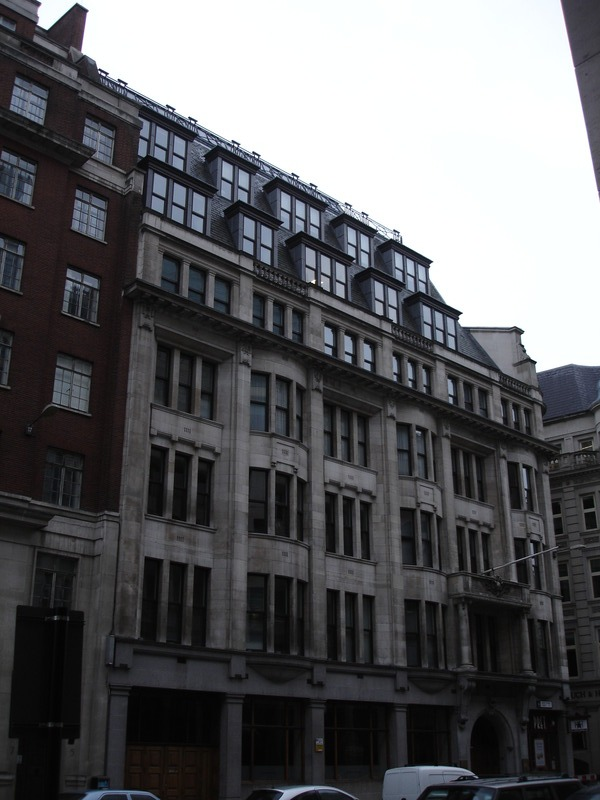
%> input picture DZO/HW1/images/L.jpg, 600 x 800 px
$ octave hw_histogram_1.m   (GNU Octave 9; MATLAB toolbox functions it lacks are replaced by stand-ins)
%> lines starting %> are read from the running program, lines starting %| are printed output that depends on the picture
### DZO/HW1/get_image.m
function im = get_image(fname)
%> called with fname = 'images/L.jpg'
% function im = get_image(fname)
% INPUT:
%   'fname': a full path to the file
% OUTPUT:
%   'im': a 2D matrix with an image.
%       class(im) is double. 'im' is normalized to range [0, 1].
%       If 'fname' is a color image, the color channels are
%       averaged so that 'im' is grayscale.

im = imread(fname);
%> im is the input picture: size 800x600x3 uint8; mean R, G, B 93.9, 94.3, 96.8

im = im2double(im);
%> im: size 800x600x3 double
% that is equivalent to double(im)/255 for 8-bit images.

% if the image has color channels, convert it to grayscale.
% average the channels:
im = mean(im, 3);
%> im: size 800x600 double
% (Note: could use 'im = rgb2gray(im)' which is peceptually more
%  accurate)

### DZO/HW1/image_hist_cdf.m
function [bin_centers, h, cdf] = image_hist_cdf(im, Nbins)
%> called with Nbins = 256
% function [bin_centers, h, cdf] = image_hist_cdf(im, Nbins)
% INPUT:
% im: image is assumed to be of float type (single or double)
%   and in range <0, 1>.
%
% Nbins: required number of bins of histogram. Must be >1.
%
% OUTPUT:
%
% the bins have uniform widths, the first and last ones are at
% 0 and 1, respectively.
%
% bin_centers: locations of bins.
% h: counts in histogram bins
% cdf: cumulative distribution function. sum(cdf) = 1.

bin_centers = linspace(0, 1, Nbins);
h = hist(im(:), bin_centers);
%> h = 256 values, max 65309 at index 256, min 6 at index 1, mean 1875
cdf = cumsum(h); cdf=cdf/cdf(end);
%> after `cdf = cumsum(h)`: cdf = 256 values from 6 to 480000
%> after `cdf=cdf/cdf(end)`: cdf = 256 values from 1.25e-05 to 1

### DZO/HW1/showim_hist_cdf.m
function showim_hist_cdf(im)
% function showim_hist_cdf(im)
% shows the image im, its histogram and CDF.

figure;
subplot(2,2,1);
image(repmat(im, [1 1 3]));
axis image off;

Nbins = 256;
[bin_centers, h, cdf] = image_hist_cdf(im, Nbins);
subplot(2,2,2);
plot(bin_centers, h);
title('image histogram');
xlabel('intensity');
ylabel('counts');

subplot(2,2,3);
plot(bin_centers, cdf);
title('intensity CDF');
xlabel('intensity');

### DZO/HW1/transform_by_lut.m
function out = transform_by_lut(M, lut)
% function out = transform_by_lut(M, lut)
%
% performs transformation of matrix M by a look-up table LUT.

N = length(lut);

% map value=0 to idx=1, and
%     value=1 to idx=N

idx = round( M*(N-1)+1 );

% this would be needed if no values in M are <0 or >1:
idx(idx<1) = 1;
idx(idx>N) = N;

out = lut(idx);

### DZO/HW1/hw_histogram_1.m
% get an image:
im = get_image('images/L.jpg');

% display it:
figure();
imshow(im);

% get histogram and CDF:
Nbins = 256;
[bin_centers, h, cdf] = image_hist_cdf(im, Nbins);
%> bin_centers = 256 values from 0 to 1; cdf = 256 values from 1.25e-05 to 1

% plot histogram:
figure();
plot(bin_centers, h);
title('image histogram');
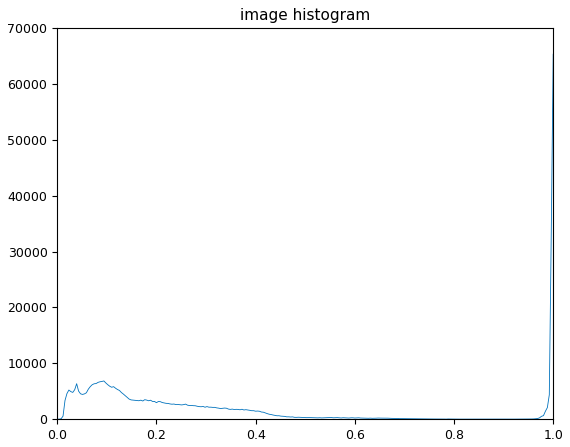
%> figure redrawn from the program's plot data; curve peaks at x = 1, y = 65309

% show CDF:
figure();
plot(bin_centers, cdf);
title('intensity CDF');
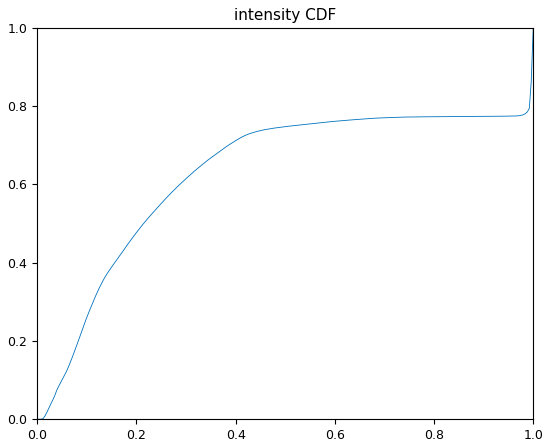
%> figure redrawn from the program's plot data; curve peaks at x = 1, y = 1

% Showing these three (im, its histogram and CDF) will be quite handy
% for other tasks as well, so why not to put it to a separate
% function. Make the function yourself. It should produce the result
% similar to this one:
showim_hist_cdf(im);
%> in showim_hist_cdf, `[bin_centers, h, cdf] = image_hist_cdf(im, Nbins);`: bin_centers = 256 values from 0 to 1
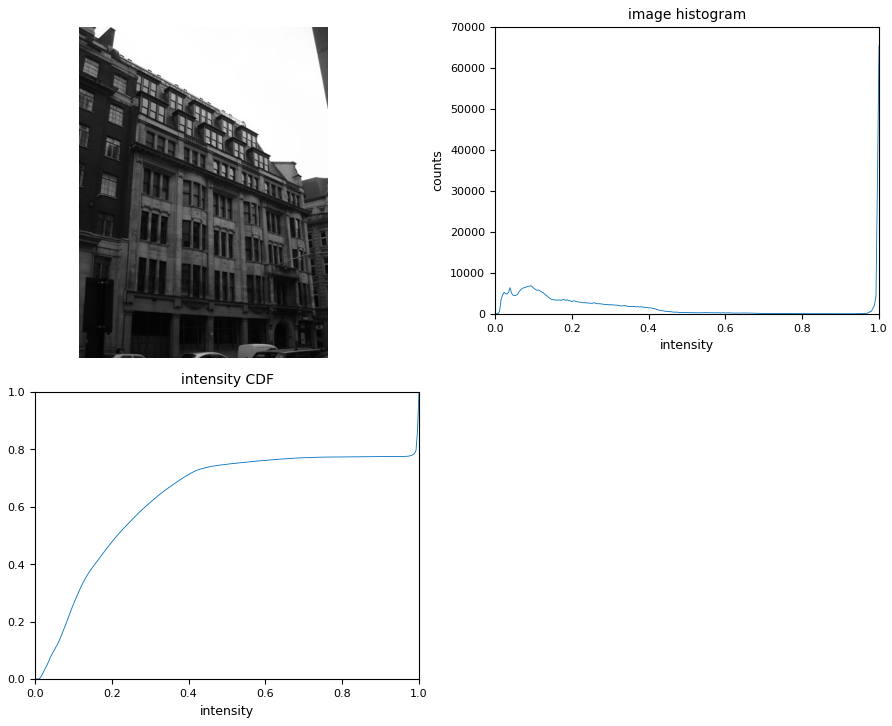
%> figure redrawn from the program's plot data, 3 panels

% Now make a simple LUT which performs negative transform:
lut_neg = linspace(1, 0, Nbins);

% and display it:
figure();
plot(bin_centers, lut_neg);
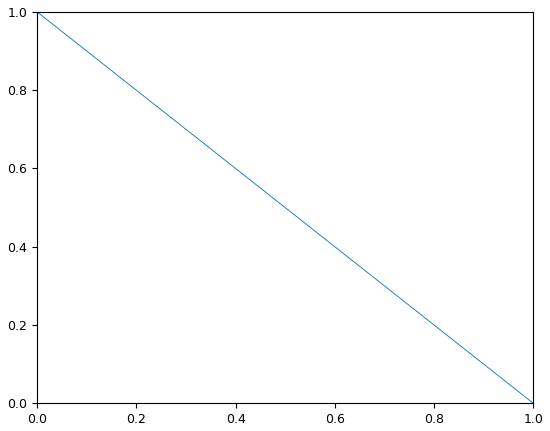
%> figure redrawn from the program's plot data; curve peaks at x = 0, y = 1

% use it to transform im to negative:
im_neg = transform_by_lut(im, lut_neg);
%> in transform_by_lut, `out = lut(idx);`:
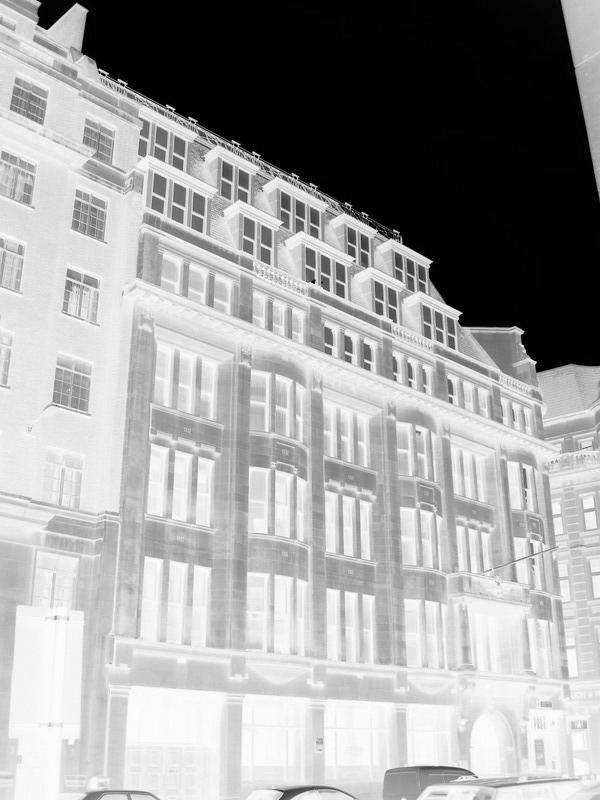
%> out: size 800x600 double; min 0, max 1, mean 0.627

% and show it:
showim_hist_cdf(im_neg);
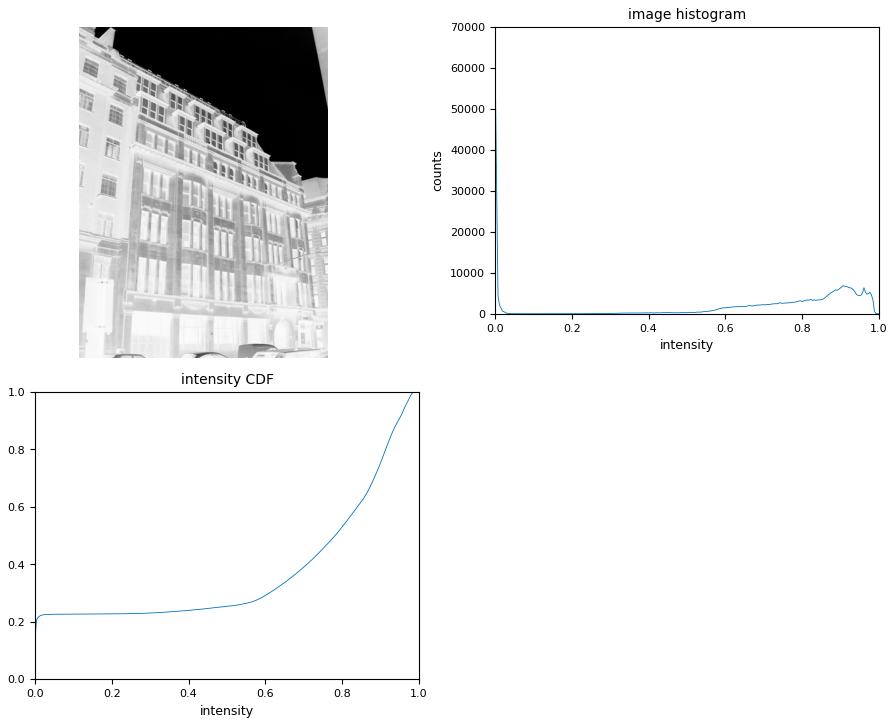
%> figure redrawn from the program's plot data, 3 panels

% Note the differences with the original image its histogram and CDF.

$ run again, with DZO/HW1/images/CM1.jpg copied over DZO/HW1/images/L.jpg
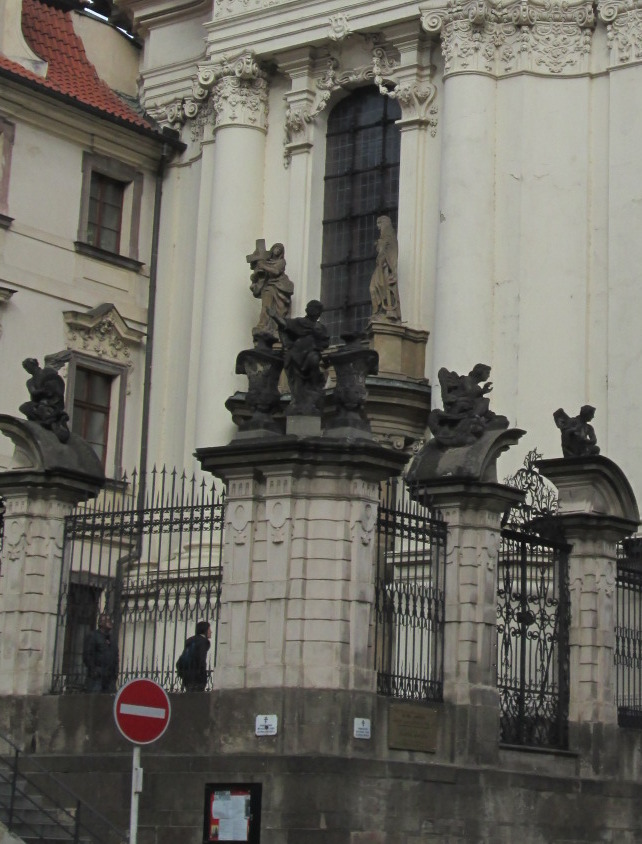
%> input picture DZO/HW1/images/CM1.jpg, 642 x 844 px
%> in get_image, im is the input picture: size 844x642x3 uint8; mean R, G, B 109.4, 107.1, 99
%> in image_hist_cdf, `h = hist(im(:), bin_centers);`: h = 256 values, max 8954 at index 179, min 0 at index 1, mean 2116.6
%> in image_hist_cdf, `cdf = cumsum(h)`: cdf = 256 values from 0 to 541848
%> in image_hist_cdf, `cdf=cdf/cdf(end)`: cdf = 256 values from 0 to 1
%> in transform_by_lut, `out = lut(idx);`:
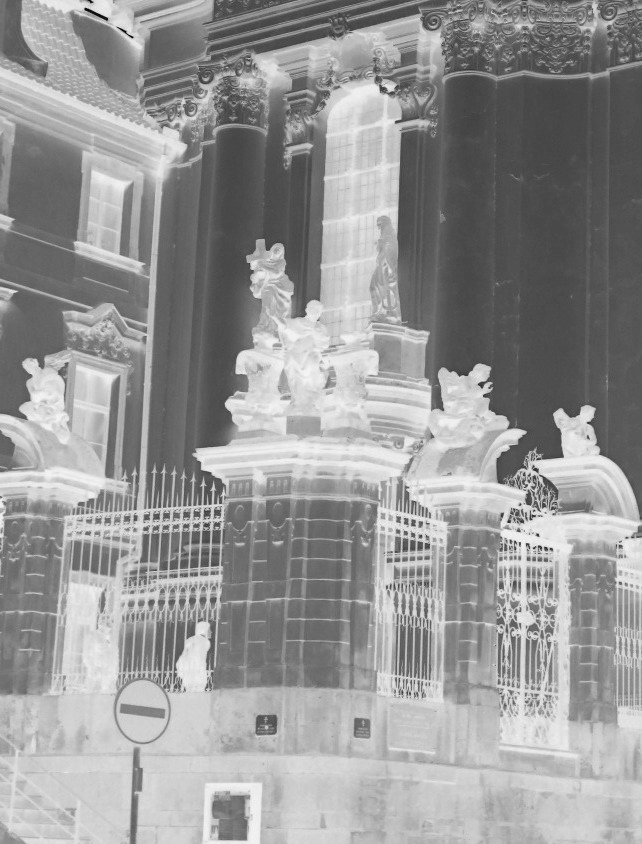
%> out: size 844x642 double; min 0.0118, max 0.973, mean 0.588
%> `showim_hist_cdf(im_neg);`:
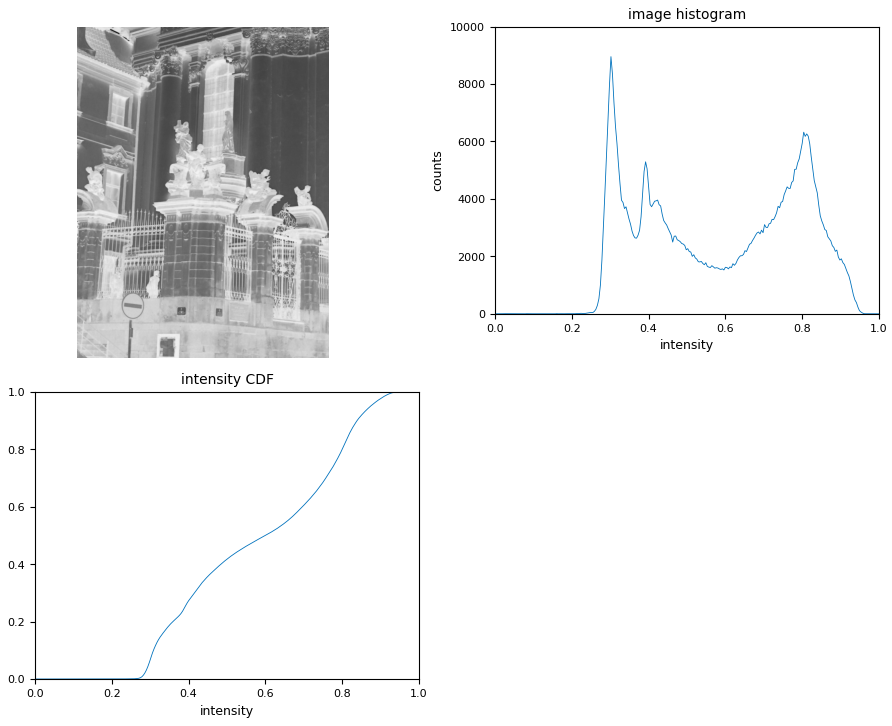
%> figure redrawn from the program's plot data, 3 panels

$ run again, with DZO/HW1/images/CM2.jpg copied over DZO/HW1/images/L.jpg
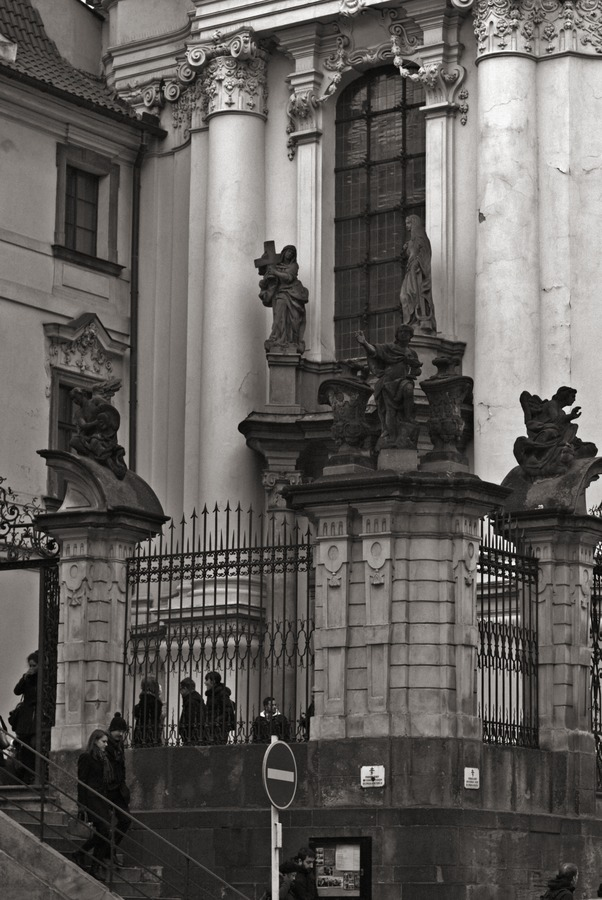
%> input picture DZO/HW1/images/CM2.jpg, 602 x 900 px
%> in get_image, im is the input picture: size 900x602x3 uint8; mean R, G, B 97.9, 94.6, 91.5
%> in image_hist_cdf, `h = hist(im(:), bin_centers);`: h = 256 values, max 5732 at index 38, min 0 at index 256, mean 2116.4
%> in image_hist_cdf, `cdf = cumsum(h)`: cdf = 256 values from 15 to 541800
%> in image_hist_cdf, `cdf=cdf/cdf(end)`: cdf = 256 values from 2.77e-05 to 1
%> `[bin_centers, h, cdf] = image_hist_cdf(im, Nbins);`: bin_centers = 256 values from 0 to 1; cdf = 256 values from 2.77e-05 to 1
%> in showim_hist_cdf, `[bin_centers, h, cdf] = image_hist_cdf(im, Nbins);`: bin_centers = 256 values from 0 to 1
%> in transform_by_lut, `out = lut(idx);`:
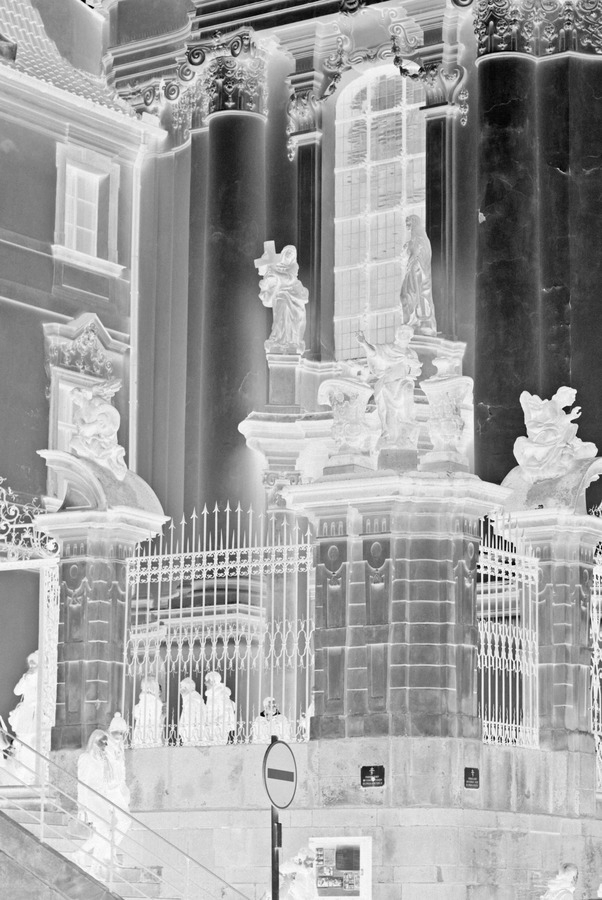
%> out: size 900x602 double; min 0.00392, max 1, mean 0.629
%> `showim_hist_cdf(im_neg);`:
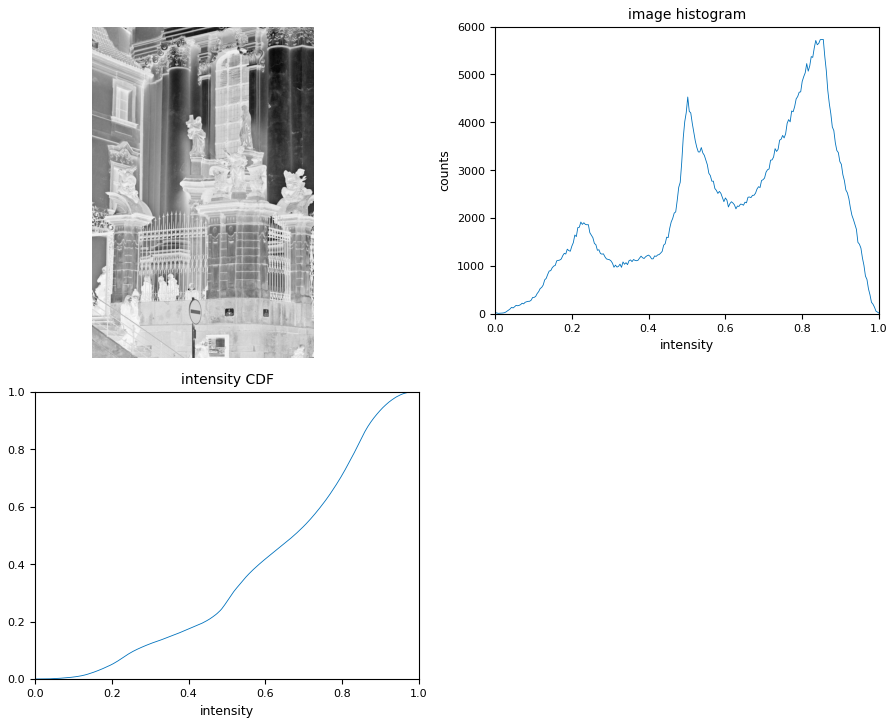
%> figure redrawn from the program's plot data, 3 panels
